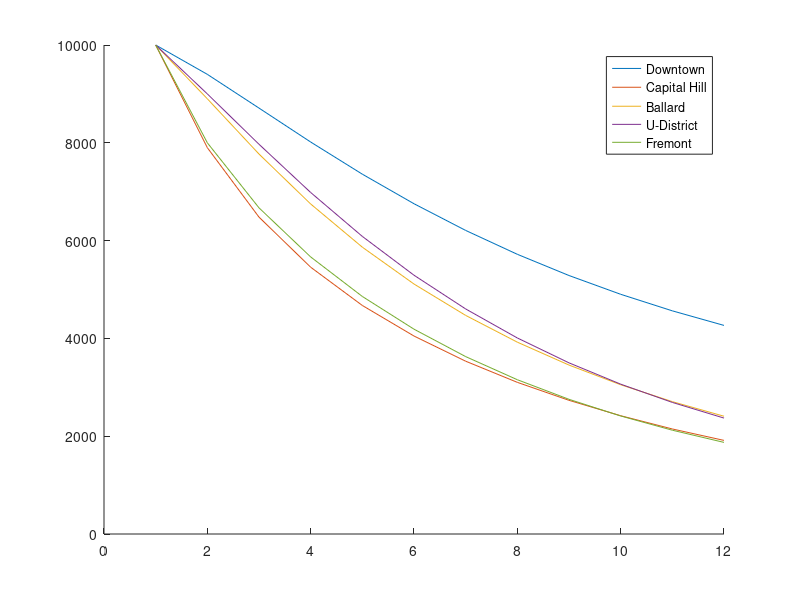

The MATLAB script that drew this image:
function Population_as_a_Matrix

b = [400; -100; -100; 0; 0];

A = [-0.2 0.1 0 0 0; 0.1 -0.4 0 0.1 0; 0.1 0.2 -0.5 0.1 0; 0 0.1 0.2 -0.4 0; 0 0 0.3 0 -0.5];

x = ones(5,12)*10000;

for i = 2:12
    x(:,i) = x(:,i-1) + (A*x(:,i-1) + b);
%     disp(['month: ', num2str(i)])
%     disp(x(:,i))

end
  disp(x(:,12))
  figure()
  hold on
  plot((1:12),x(1,:))
  plot((1:12),x(2,:))
  plot((1:12),x(3,:))
  plot((1:12),x(4,:))
  plot((1:12),x(5,:))
  legend('Downtown','Capital Hill','Ballard','U-District','Fremont')
end
